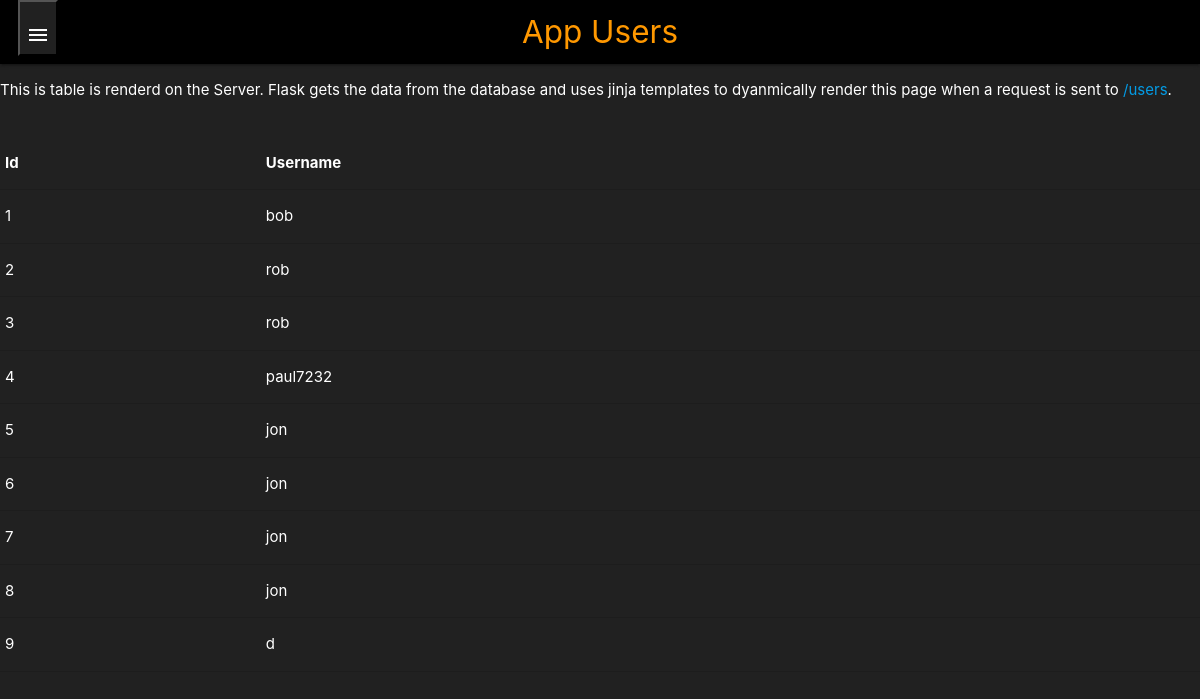
Screenshot of /users (signed in) with the database file from the repository.
### App/models/user.py (models this page shows, shortened)
class User(db.Model, UserMixin):
    id = db.Column(db.Integer, primary_key=True)
    username =  db.Column(db.String, nullable=False)
    password = db.Column(db.String(120), nullable=False)
    shopName = db.Column(db.String(50), nullable=False)
    contact = db.Column(db.String(7), nullable=False)
    location = db.Column(db.String(150), nullable=False)
    profilePic = db.Column(db.String(150), nullable=True)

### App/views/user.py (the view)
@user_views.route('/users', methods=['GET'])
def get_user_page():
    users = get_all_users()
    return render_template('users.html', users=users)

### App/controllers/user.py (called while the page is built)
def get_all_users():
    return User.query.all()

### App/main.py (called while the page is built)
@login_manager.user_loader
def load_user(user_id):
    from App.models import User
    return User.query.get(user_id)

### App/templates/users.html (shortened to what this page needs)
{% extends "layout.html" %}
{% block page %}App Users{% endblock %}
{% block content %}
    <div class="row">
        <p>
            This is table is renderd on the Server. Flask gets the data from the database and uses jinja templates to dyanmically render this page when a request is sent to <a href="/usrs">/users</a>.
        </p>
    </div>
    <div class="row">
      <table>
        <thead>
          <tr>
            <th>Id</th><th>Username</th>
          </tr>
        </thead>
        <tbody>
          {% for user in users %}
            <tr>
                <td>{{user.id}}</td>
                <td>{{user.username}}</td>
            </tr>
          {% endfor %}
      </table>
    </div>
{% endblock %}

### rows the page displays
User: id "1", username "bob"
User: id "2", username "rob"
User: id "3", username "rob"
User: id "4", username "paul7232"
User: id "5", username "jon"
User: id "6", username "jon"
User: id "7", username "jon"
User: id "8", username "jon"
User: id "9", username "d"
